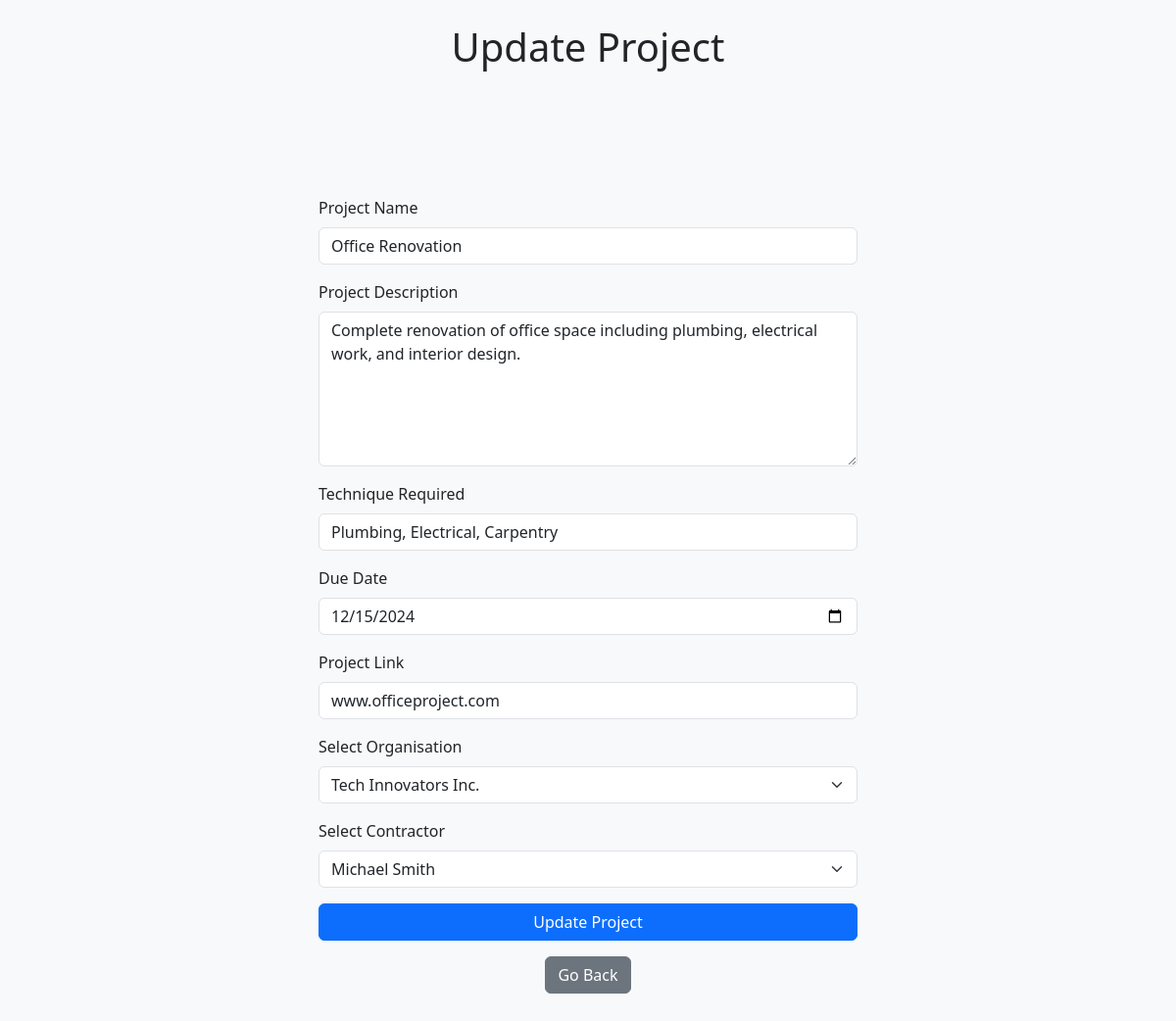
The page /update_project.php?project_id=5 (signed in) on the database its author committed.
### tables this page shows
CREATE TABLE `project` (
  `project_id` int(11) NOT NULL,
  `project_name` varchar(255) NOT NULL,
  `project_description` varchar(500) NOT NULL,
  `technique_required` varchar(100) DEFAULT NULL,
  `due_date` date NOT NULL,
  `project_link` varchar(255) DEFAULT NULL,
  `organisation_id` int(11) DEFAULT NULL,
  `contractor_id` int(11) DEFAULT NULL
);

CREATE TABLE `organisation` (
  `organisation_id` int(11) NOT NULL,
  `business_name` varchar(50) NOT NULL,
  `business_website` varchar(50) DEFAULT NULL,
  `business_description` varchar(500) NOT NULL,
  `industry` varchar(50) DEFAULT NULL
);

CREATE TABLE `contractor` (
  `contractor_id` int(11) NOT NULL,
  `firstName` varchar(50) NOT NULL,
  `lastName` varchar(50) DEFAULT NULL,
  `specialty` varchar(50) NOT NULL,
  `email` varchar(50) NOT NULL,
  `phone` varchar(10) NOT NULL,
  `address` varchar(200) NOT NULL,
  `profile_picture` varchar(256) DEFAULT NULL
);

### update_project.php (the view, shortened to what this page needs)
<?php
require_once("connection.php");
$organizations = $dbh->query("SELECT organisation_id, business_name FROM organisation")->fetchAll(PDO::FETCH_ASSOC);
$contractors = $dbh->query("SELECT contractor_id, firstName, lastName FROM contractor")->fetchAll(PDO::FETCH_ASSOC);
if ($_SERVER['REQUEST_METHOD'] == 'POST') {
    $query = "UPDATE `project` SET
              `project_name` = :project_name,
              `project_description` = :project_description,
              `technique_required` = :technique_required,
              `due_date` = :due_date,
              `project_link` = :project_link,
              `organisation_id` = :organisation_id,
              `contractor_id` = :contractor_id
              WHERE `project_id` = :project_id";
    $stmt = $dbh->prepare($query);
    try {
        $stmt->execute([
            'project_id' => $_GET['project_id'],
            'project_name' => $_POST['project_name'],
            'project_description' => $_POST['project_description'],
            'technique_required' => $_POST['technique_required'],
            'due_date' => $_POST['due_date'],
            'project_link' => $_POST['project_link'],
            'organisation_id' => $_POST['organisation_id'],
            'contractor_id' => $_POST['contractor_id']
        ]);
        header('Location: dashboard_project.php');
        exit;
    } catch (PDOException $e) {
        echo "Error: " . $e->getMessage();
    }
} else {
    $stmt = $dbh->prepare("SELECT * FROM `project` WHERE `project_id` = :project_id");
    $stmt->execute(['project_id' => $_GET['project_id']]);
    if ($stmt->rowCount() == 1 && $row = $stmt->fetchObject()) {
        ?>
        <!DOCTYPE html>
        <html lang="en">
        <head>
            <link href="https://cdn.jsdelivr.net/npm/bootstrap@5.3.3/dist/css/bootstrap.min.css" rel="stylesheet">
        </head>
        <body class="bg-body-tertiary">
        <div class="container">
            <br>
        </div>
        <div class="container d-flex justify-content-between align-items-center mb-4">
            <div class="flex-grow-1 text-center">
                <h1 class="title">Update Project</h1>
            </div>
        </div>
        <br>
        <div class="py-5">
            <div class="container px-2">
                <form method="post" class="mt-4">
                    <div class="row justify-content-center">
                        <div class="col-md-6 col-lg-6">
                            <div class="mb-3">
                                <label for="project_name" class="form-label">Project Name</label>
                                <input type="text" class="form-control" id="project_name" name="project_name" value="<?= htmlspecialchars($row->project_name) ?>" required>
                            </div>
                            <div class="mb-3">
                                <label for="project_description" class="form-label">Project Description</label>
                                <textarea class="form-control" id="project_description" name="project_description" rows="6" required><?= htmlspecialchars($row->project_description) ?></textarea>
                            </div>
                            <div class="mb-3">
                                <label for="technique_required" class="form-label">Technique Required</label>
                                <input type="text" class="form-control" id="technique_required" name="technique_required" value="<?= htmlspecialchars($row->technique_required) ?>">
                            </div>
                            <div class="mb-3">
                                <label for="due_date" class="form-label">Due Date</label>
                                <input type="date" class="form-control" id="due_date" name="due_date" value="<?= htmlspecialchars($row->due_date) ?>">
                            </div>
                            <div class="mb-3">
                                <label for="project_link" class="form-label">Project Link</label>
                                <input type="text" class="form-control" id="project_link" name="project_link" value="<?= htmlspecialchars($row->project_link) ?>">
                            </div>
                            <div class="mb-3">
                                <label for="organisation_id" class="form-label">Select Organisation</label>
                                <select class="form-select" id="organisation_id" name="organisation_id" required>
                                    <?php foreach ($organizations as $organization): ?>
                                        <option value="<?= htmlspecialchars($organization['organisation_id']) ?>" <?= $organization['organisation_id'] == $row->organisation_id ? 'selected' : '' ?>>
                                            <?= htmlspecialchars($organization['business_name']) ?>
                                        </option>
                                    <?php endforeach; ?>
                                </select>
                            </div>
                            <div class="mb-3">
                                <label for="contractor_id" class="form-label">Select Contractor</label>
                                <select class="form-select" id="contractor_id" name="contractor_id" required>
                                    <?php foreach ($contractors as $contractor): ?>
                                        <option value="<?= htmlspecialchars($contractor['contractor_id']) ?>" <?= $contractor['contractor_id'] == $row->contractor_id ? 'selected' : '' ?>>
                                            <?= htmlspecialchars($contractor['firstName'] . ' ' . $contractor['lastName']) ?>
                                        </option>
                                    <?php endforeach; ?>
                                </select>
                            </div>
                            <button type="submit" class="btn btn-primary w-100">Update Project</button>
                        </div>
                    </div>
                </form>
                <div class="text-center mt-3">
                    <a href="dashboard_project.php" class="btn btn-secondary">Go Back</a>
                </div>
            </div>
        </div>
        </body>
        </html>
        <?php
    } else {
        header('Location: dashboard_project.php');
        exit;
    }
}
?>

### rows shown on the page
project: project_name "Office Renovation", project_description "Complete renovation of office space including plumbing, electrical work, and interior design.", technique_required "Plumbing, Electrical, Carpentry", due_date "12/15/2024", project_link "www.officeproject.com", organisation_id "Tech Innovators Inc.", contractor_id "Michael Smith"
